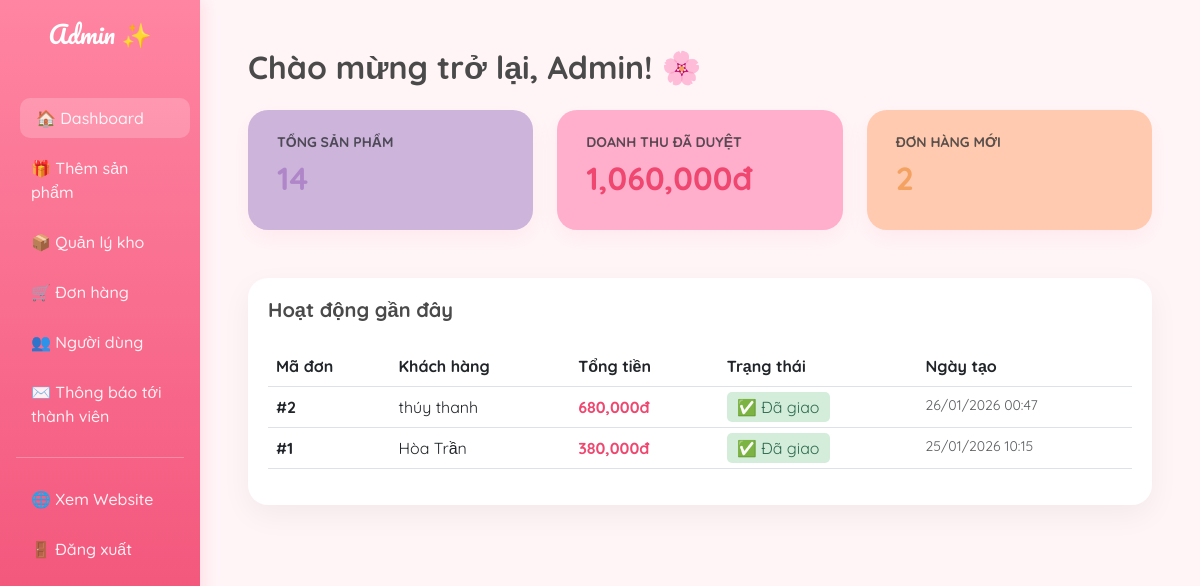
The app's page /shop_quanao/admin/index.php (signed in) with its own data.
### tables this page shows
CREATE TABLE `orders` (
  `id` int(11) NOT NULL,
  `user_id` int(11) DEFAULT NULL,
  `fullname` varchar(255) NOT NULL,
  `address` text NOT NULL,
  `phone` varchar(20) NOT NULL,
  `total_price` decimal(10,2) NOT NULL,
  `status` int(11) DEFAULT 0,
  `created_at` timestamp NOT NULL DEFAULT current_timestamp()
);

### shop_quanao/admin/index.php (the view, shortened to what this page needs)
<?php
include '../config/db.php';
$total_products = $conn->query("SELECT id FROM products")->num_rows;
$total_orders = $conn->query("SELECT id FROM orders")->num_rows;
$revenue = $conn->query("SELECT SUM(total_price) as total FROM orders WHERE status = 2")->fetch_assoc();
$activities = $conn->query("SELECT * FROM orders ORDER BY created_at DESC LIMIT 5");
?>
<!DOCTYPE html>
<html lang="vi">
<head>
    <link href="https://cdn.jsdelivr.net/npm/bootstrap@5.3.0/dist/css/bootstrap.min.css" rel="stylesheet">
    <link rel="stylesheet" href="admin_style.css">
</head>
<body>
    <div class="container-fluid p-0">
        <div class="row g-0">
            <div class="col-md-2 sidebar">
                <h4 class="text-white">Admin ✨</h4>
                <ul class="nav flex-column mt-4">
                    <li class="nav-item"><a class="nav-link active" href="index.php">🏠 Dashboard</a></li>
                    <li class="nav-item"><a class="nav-link" href="add_product.php">🎁 Thêm sản phẩm</a></li>
                    <li class="nav-item"><a class="nav-link" href="manage_products.php">📦 Quản lý kho</a></li>
                    <li class="nav-item"><a class="nav-link" href="manage_orders.php">🛒 Đơn hàng</a></li>
                    <li class="nav-item"><a class="nav-link" href="manage_users.php">👥 Người dùng</a></li>
                    <li class="nav-item"><a class="nav-link" href="manage_subscribers.php"> ✉️ Thông báo tới thành viên</a></li>
                    <hr class="text-white mx-3">
                    <li class="nav-item"><a class="nav-link" href="../index.php">🌐 Xem Website</a></li>
                    <li class="nav-item"><a class="nav-link text-warning" href="../logout.php">🚪 Đăng xuất</a></li>
                </ul>
            </div>
            <div class="col-md-10 p-5">
                <h2 class="fw-bold mb-4">Chào mừng trở lại, Admin! 🌸</h2>
<div class="row g-4">
    <div class="col-md-4">
        <div class="card card-stat p-4 border-start border-5" style="border-color: #cdb4db !important; background-color: #cdb4db;">
            <h6 class="text-muted small fw-bold">TỔNG SẢN PHẨM</h6>
            <h2 class="fw-bold" style="color: #af87c9;"><?php echo $total_products; ?></h2>
        </div>
    </div>
    <div class="col-md-4">
        <div class="card card-stat p-4 border-start border-5" style="border-color: #ffafcc !important; background-color: #ffafcc;">
            <h6 class="text-muted small fw-bold">DOANH THU ĐÃ DUYỆT</h6>
            <h2 class="fw-bold" style="color: #ef476f;"><?php echo number_format($revenue['total'] ?? 0); ?>đ</h2>
        </div>
    </div>
    <div class="col-md-4">
        <div class="card card-stat p-4 border-start border-5" style="border-color: #ffcaaf !important; background-color: #ffcaaf;">
            <h6 class="text-muted small fw-bold">ĐƠN HÀNG MỚI</h6>
            <h2 class="fw-bold" style="color: #f4a261;"><?php echo $total_orders; ?></h2>
        </div>
    </div>
</div>
                <div class="mt-5 table-container">
                    <h5 class="fw-bold mb-4">Hoạt động gần đây</h5>
                    <table class="table table-hover">
                        <thead style="background: #f0f0f0;">
                            <tr>
                                <th>Mã đơn</th>
                                <th>Khách hàng</th>
                                <th>Tổng tiền</th>
                                <th>Trạng thái</th>
                                <th>Ngày tạo</th>
                            </tr>
                        </thead>
                        <tbody>
                            <?php if($activities->num_rows > 0): ?>
                                <?php while($act = $activities->fetch_assoc()): ?>
                                <tr>
                                    <td><strong>#<?php echo $act['id']; ?></strong></td>
                                    <td><?php echo htmlspecialchars($act['fullname']); ?></td>
                                    <td style="color: #ef476f; font-weight: 700;"><?php echo number_format($act['total_price']); ?>đ</td>
                                    <td>
                                        <?php
                                            if($act['status'] == 0) echo '<span style="background: #fff3cd; color: #856404; padding: 5px 10px; border-radius: 5px;">🧁 Chờ duyệt</span>';
                                            elseif($act['status'] == 1) echo '<span style="background: #fff3cd; color: #856404; padding: 5px 10px; border-radius: 5px;">📦 Đã xác nhận</span>';
                                            else echo '<span style="background: #d4edda; color: #2d6a4f; padding: 5px 10px; border-radius: 5px;">✅ Đã giao</span>';
                                        ?>
                                    </td>
                                    <td class="small text-muted"><?php echo date('d/m/Y H:i', strtotime($act['created_at'])); ?></td>
                                </tr>
                                <?php endwhile; ?>
                            <?php else: ?>
                                <tr><td colspan="5" class="text-center text-muted">Chưa có hoạt động nào</td></tr>
                            <?php endif; ?>
                        </tbody>
                    </table>
                </div>
            </div>
        </div>
    </div>
</body>
</html>

### shop_quanao/admin/admin_style.css (style rules this page uses)
:root { --admin-pink: #ff85a2; --admin-dark: #4a4a4a; --admin-bg: #fff5f7; }
body { background-color: var(--admin-bg); font-family: 'Quicksand', sans-serif; color: var(--admin-dark); }
.sidebar { background: linear-gradient(180deg, #ff85a2 0%, #ef476f 100%); min-height: 100vh; box-shadow: 4px 0 15px rgba(255, 133, 162, 0.2); }
.sidebar h4 { font-family: 'Pacifico', cursive; text-align: center; padding: 20px 0; }
.nav-link { color: rgba(255, 255, 255, 0.9) !important; font-weight: 500; border-radius: 10px; margin: 5px 15px; transition: all 0.3s; }
.nav-link:hover, .nav-link.active { background: rgba(255, 255, 255, 0.2); transform: translateX(5px); }
.card-stat { border: none; border-radius: 20px; background: #fff; box-shadow: 0 8px 20px rgba(255, 133, 162, 0.1); transition: 0.3s; }
.table-container { background: #fff; border-radius: 20px; padding: 20px; box-shadow: 0 10px 30px rgba(0,0,0,0.05); }

### records on screen
orders: id "2", fullname "thúy thanh", total_price "680,000", status "✅ Đã giao", created_at "26/01/2026 00:47"
orders: id "1", fullname "Hòa Trần", total_price "380,000", status "✅ Đã giao", created_at "25/01/2026 10:15"

### other values on screen
$total_products "14"
$revenue['total'] "1,060,000"
$total_orders "2"
